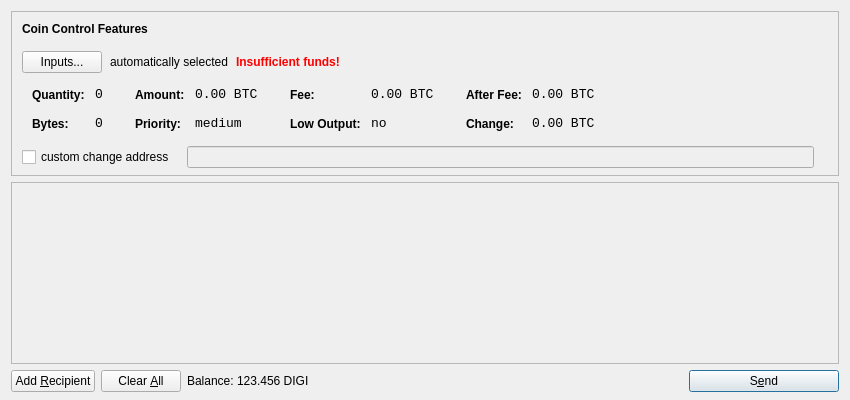
<?xml version="1.0" encoding="UTF-8"?>
<ui version="4.0">
 <class>SendCoinsDialog</class>
 <widget class="QDialog" name="SendCoinsDialog">
  <property name="geometry">
   <rect>
    <x>0</x>
    <y>0</y>
    <width>850</width>
    <height>400</height>
   </rect>
  </property>
  <property name="windowTitle">
   <string>Send Coins</string>
  </property>
  <layout class="QVBoxLayout" name="verticalLayout" stretch="0,1,0">
   <property name="bottomMargin">
    <number>8</number>
   </property>
   <item>
    <widget class="QFrame" name="frameCoinControl">
     <property name="sizePolicy">
      <sizepolicy hsizetype="Expanding" vsizetype="Expanding">
       <horstretch>0</horstretch>
       <verstretch>0</verstretch>
      </sizepolicy>
     </property>
     <property name="maximumSize">
      <size>
       <width>16777215</width>
       <height>16777215</height>
      </size>
     </property>
     <property name="frameShape">
      <enum>QFrame::StyledPanel</enum>
     </property>
     <property name="frameShadow">
      <enum>QFrame::Sunken</enum>
     </property>
     <layout class="QVBoxLayout" name="verticalLayoutCoinControl2">
      <property name="spacing">
       <number>-1</number>
      </property>
      <property name="leftMargin">
       <number>0</number>
      </property>
      <property name="topMargin">
       <number>0</number>
      </property>
      <property name="rightMargin">
       <number>0</number>
      </property>
      <property name="bottomMargin">
       <number>6</number>
      </property>
      <item>
       <layout class="QVBoxLayout" name="verticalLayoutCoinControl" stretch="0,0,0,0,1">
        <property name="spacing">
         <number>0</number>
        </property>
        <property name="leftMargin">
         <number>10</number>
        </property>
        <property name="topMargin">
         <number>10</number>
        </property>
        <item>
         <layout class="QHBoxLayout" name="horizontalLayoutCoinControl1">
          <property name="bottomMargin">
           <number>15</number>
          </property>
          <item>
           <widget class="QLabel" name="labelCoinControlFeatures">
            <property name="sizePolicy">
             <sizepolicy hsizetype="Preferred" vsizetype="Maximum">
              <horstretch>0</horstretch>
              <verstretch>0</verstretch>
             </sizepolicy>
            </property>
            <property name="font">
             <font>
              <weight>75</weight>
              <bold>true</bold>
             </font>
            </property>
            <property name="styleSheet">
             <string notr="true">font-weight:bold;</string>
            </property>
            <property name="text">
             <string>Coin Control Features</string>
            </property>
           </widget>
          </item>
         </layout>
        </item>
        <item>
         <layout class="QHBoxLayout" name="horizontalLayoutCoinControl2" stretch="0,0,0,0">
          <property name="spacing">
           <number>8</number>
          </property>
          <property name="bottomMargin">
           <number>10</number>
          </property>
          <item>
           <widget class="QPushButton" name="pushButtonCoinControl">
            <property name="styleSheet">
             <string notr="true"/>
            </property>
            <property name="text">
             <string>Inputs...</string>
            </property>
           </widget>
          </item>
          <item>
           <widget class="QLabel" name="labelCoinControlAutomaticallySelected">
            <property name="text">
             <string>automatically selected</string>
            </property>
            <property name="margin">
             <number>5</number>
            </property>
           </widget>
          </item>
          <item>
           <widget class="QLabel" name="labelCoinControlInsuffFunds">
            <property name="font">
             <font>
              <weight>75</weight>
              <bold>true</bold>
             </font>
            </property>
            <property name="styleSheet">
             <string notr="true">color:red;font-weight:bold;</string>
            </property>
            <property name="text">
             <string>Insufficient funds!</string>
            </property>
            <property name="margin">
             <number>5</number>
            </property>
           </widget>
          </item>
          <item>
           <spacer name="horizontalSpacerCoinControl">
            <property name="orientation">
             <enum>Qt::Horizontal</enum>
            </property>
            <property name="sizeHint" stdset="0">
             <size>
              <width>40</width>
              <height>1</height>
             </size>
            </property>
           </spacer>
          </item>
         </layout>
        </item>
        <item>
         <widget class="QWidget" name="widgetCoinControl" native="true">
          <property name="sizePolicy">
           <sizepolicy hsizetype="Preferred" vsizetype="Preferred">
            <horstretch>0</horstretch>
            <verstretch>0</verstretch>
           </sizepolicy>
          </property>
          <property name="minimumSize">
           <size>
            <width>0</width>
            <height>0</height>
           </size>
          </property>
          <property name="styleSheet">
           <string notr="true"/>
          </property>
          <layout class="QHBoxLayout" name="horizontalLayoutCoinControl5">
           <property name="margin">
            <number>0</number>
           </property>
           <item>
            <layout class="QHBoxLayout" name="horizontalLayoutCoinControl3" stretch="0,0,0,1">
             <property name="spacing">
              <number>20</number>
             </property>
             <property name="topMargin">
              <number>0</number>
             </property>
             <property name="bottomMargin">
              <number>10</number>
             </property>
             <item>
              <layout class="QFormLayout" name="formLayoutCoinControl1">
               <property name="horizontalSpacing">
                <number>10</number>
               </property>
               <property name="verticalSpacing">
                <number>14</number>
               </property>
               <property name="leftMargin">
                <number>10</number>
               </property>
               <property name="topMargin">
                <number>4</number>
               </property>
               <property name="rightMargin">
                <number>6</number>
               </property>
               <item row="0" column="0">
                <widget class="QLabel" name="labelCoinControlQuantityText">
                 <property name="styleSheet">
                  <string notr="true">font-weight:bold;</string>
                 </property>
                 <property name="text">
                  <string>Quantity:</string>
                 </property>
                 <property name="margin">
                  <number>0</number>
                 </property>
                </widget>
               </item>
               <item row="0" column="1">
                <widget class="QLabel" name="labelCoinControlQuantity">
                 <property name="font">
                  <font>
                   <family>Monospace</family>
                   <pointsize>10</pointsize>
                  </font>
                 </property>
                 <property name="cursor">
                  <cursorShape>IBeamCursor</cursorShape>
                 </property>
                 <property name="contextMenuPolicy">
                  <enum>Qt::ActionsContextMenu</enum>
                 </property>
                 <property name="text">
                  <string notr="true">0</string>
                 </property>
                 <property name="margin">
                  <number>0</number>
                 </property>
                 <property name="textInteractionFlags">
                  <set>Qt::LinksAccessibleByMouse|Qt::TextSelectableByKeyboard|Qt::TextSelectableByMouse</set>
                 </property>
                </widget>
               </item>
               <item row="1" column="0">
                <widget class="QLabel" name="labelCoinControlBytesText">
                 <property name="styleSheet">
                  <string notr="true">font-weight:bold;</string>
                 </property>
                 <property name="text">
                  <string>Bytes:</string>
                 </property>
                </widget>
               </item>
               <item row="1" column="1">
                <widget class="QLabel" name="labelCoinControlBytes">
                 <property name="font">
                  <font>
                   <family>Monospace</family>
                   <pointsize>10</pointsize>
                  </font>
                 </property>
                 <property name="cursor">
                  <cursorShape>IBeamCursor</cursorShape>
                 </property>
                 <property name="contextMenuPolicy">
                  <enum>Qt::ActionsContextMenu</enum>
                 </property>
                 <property name="text">
                  <string notr="true">0</string>
                 </property>
                 <property name="textInteractionFlags">
                  <set>Qt::LinksAccessibleByMouse|Qt::TextSelectableByKeyboard|Qt::TextSelectableByMouse</set>
                 </property>
                </widget>
               </item>
              </layout>
             </item>
             <item>
              <layout class="QFormLayout" name="formLayoutCoinControl2">
               <property name="horizontalSpacing">
                <number>10</number>
               </property>
               <property name="verticalSpacing">
                <number>14</number>
               </property>
               <property name="leftMargin">
                <number>6</number>
               </property>
               <property name="topMargin">
                <number>4</number>
               </property>
               <property name="rightMargin">
                <number>6</number>
               </property>
               <item row="0" column="0">
                <widget class="QLabel" name="labelCoinControlAmountText">
                 <property name="styleSheet">
                  <string notr="true">font-weight:bold;</string>
                 </property>
                 <property name="text">
                  <string>Amount:</string>
                 </property>
                 <property name="margin">
                  <number>0</number>
                 </property>
                </widget>
               </item>
               <item row="0" column="1">
                <widget class="QLabel" name="labelCoinControlAmount">
                 <property name="font">
                  <font>
                   <family>Monospace</family>
                   <pointsize>10</pointsize>
                  </font>
                 </property>
                 <property name="cursor">
                  <cursorShape>IBeamCursor</cursorShape>
                 </property>
                 <property name="contextMenuPolicy">
                  <enum>Qt::ActionsContextMenu</enum>
                 </property>
                 <property name="text">
                  <string notr="true">0.00 BTC</string>
                 </property>
                 <property name="textInteractionFlags">
                  <set>Qt::LinksAccessibleByMouse|Qt::TextSelectableByKeyboard|Qt::TextSelectableByMouse</set>
                 </property>
                </widget>
               </item>
               <item row="1" column="0">
                <widget class="QLabel" name="labelCoinControlPriorityText">
                 <property name="styleSheet">
                  <string notr="true">font-weight:bold;</string>
                 </property>
                 <property name="text">
                  <string>Priority:</string>
                 </property>
                </widget>
               </item>
               <item row="1" column="1">
                <widget class="QLabel" name="labelCoinControlPriority">
                 <property name="font">
                  <font>
                   <family>Monospace</family>
                   <pointsize>10</pointsize>
                  </font>
                 </property>
                 <property name="cursor">
                  <cursorShape>IBeamCursor</cursorShape>
                 </property>
                 <property name="contextMenuPolicy">
                  <enum>Qt::ActionsContextMenu</enum>
                 </property>
                 <property name="text">
                  <string>medium</string>
                 </property>
                 <property name="textInteractionFlags">
                  <set>Qt::LinksAccessibleByMouse|Qt::TextSelectableByKeyboard|Qt::TextSelectableByMouse</set>
                 </property>
                </widget>
               </item>
              </layout>
             </item>
             <item>
              <layout class="QFormLayout" name="formLayoutCoinControl3">
               <property name="horizontalSpacing">
                <number>10</number>
               </property>
               <property name="verticalSpacing">
                <number>14</number>
               </property>
               <property name="leftMargin">
                <number>6</number>
               </property>
               <property name="topMargin">
                <number>4</number>
               </property>
               <property name="rightMargin">
                <number>6</number>
               </property>
               <item row="0" column="0">
                <widget class="QLabel" name="labelCoinControlFeeText">
                 <property name="styleSheet">
                  <string notr="true">font-weight:bold;</string>
                 </property>
                 <property name="text">
                  <string>Fee:</string>
                 </property>
                 <property name="margin">
                  <number>0</number>
                 </property>
                </widget>
               </item>
               <item row="0" column="1">
                <widget class="QLabel" name="labelCoinControlFee">
                 <property name="font">
                  <font>
                   <family>Monospace</family>
                   <pointsize>10</pointsize>
                  </font>
                 </property>
                 <property name="cursor">
                  <cursorShape>IBeamCursor</cursorShape>
                 </property>
                 <property name="contextMenuPolicy">
                  <enum>Qt::ActionsContextMenu</enum>
                 </property>
                 <property name="text">
                  <string notr="true">0.00 BTC</string>
                 </property>
                 <property name="textInteractionFlags">
                  <set>Qt::LinksAccessibleByMouse|Qt::TextSelectableByKeyboard|Qt::TextSelectableByMouse</set>
                 </property>
                </widget>
               </item>
               <item row="1" column="0">
                <widget class="QLabel" name="labelCoinControlLowOutputText">
                 <property name="styleSheet">
                  <string notr="true">font-weight:bold;</string>
                 </property>
                 <property name="text">
                  <string>Low Output:</string>
                 </property>
                </widget>
               </item>
               <item row="1" column="1">
                <widget class="QLabel" name="labelCoinControlLowOutput">
                 <property name="font">
                  <font>
                   <family>Monospace</family>
                   <pointsize>10</pointsize>
                  </font>
                 </property>
                 <property name="cursor">
                  <cursorShape>IBeamCursor</cursorShape>
                 </property>
                 <property name="contextMenuPolicy">
                  <enum>Qt::ActionsContextMenu</enum>
                 </property>
                 <property name="text">
                  <string>no</string>
                 </property>
                 <property name="textInteractionFlags">
                  <set>Qt::LinksAccessibleByMouse|Qt::TextSelectableByKeyboard|Qt::TextSelectableByMouse</set>
                 </property>
                </widget>
               </item>
              </layout>
             </item>
             <item>
              <layout class="QFormLayout" name="formLayoutCoinControl4">
               <property name="horizontalSpacing">
                <number>10</number>
               </property>
               <property name="verticalSpacing">
                <number>14</number>
               </property>
               <property name="leftMargin">
                <number>6</number>
               </property>
               <property name="topMargin">
                <number>4</number>
               </property>
               <property name="rightMargin">
                <number>6</number>
               </property>
               <item row="0" column="0">
                <widget class="QLabel" name="labelCoinControlAfterFeeText">
                 <property name="styleSheet">
                  <string notr="true">font-weight:bold;</string>
                 </property>
                 <property name="text">
                  <string>After Fee:</string>
                 </property>
                 <property name="margin">
                  <number>0</number>
                 </property>
                </widget>
               </item>
               <item row="0" column="1">
                <widget class="QLabel" name="labelCoinControlAfterFee">
                 <property name="font">
                  <font>
                   <family>Monospace</family>
                   <pointsize>10</pointsize>
                  </font>
                 </property>
                 <property name="cursor">
                  <cursorShape>IBeamCursor</cursorShape>
                 </property>
                 <property name="contextMenuPolicy">
                  <enum>Qt::ActionsContextMenu</enum>
                 </property>
                 <property name="text">
                  <string notr="true">0.00 BTC</string>
                 </property>
                 <property name="textInteractionFlags">
                  <set>Qt::LinksAccessibleByMouse|Qt::TextSelectableByKeyboard|Qt::TextSelectableByMouse</set>
                 </property>
                </widget>
               </item>
               <item row="1" column="0">
                <widget class="QLabel" name="labelCoinControlChangeText">
                 <property name="styleSheet">
                  <string notr="true">font-weight:bold;</string>
                 </property>
                 <property name="text">
                  <string>Change:</string>
                 </property>
                </widget>
               </item>
               <item row="1" column="1">
                <widget class="QLabel" name="labelCoinControlChange">
                 <property name="font">
                  <font>
                   <family>Monospace</family>
                   <pointsize>10</pointsize>
                  </font>
                 </property>
                 <property name="cursor">
                  <cursorShape>IBeamCursor</cursorShape>
                 </property>
                 <property name="contextMenuPolicy">
                  <enum>Qt::ActionsContextMenu</enum>
                 </property>
                 <property name="text">
                  <string notr="true">0.00 BTC</string>
                 </property>
                 <property name="textInteractionFlags">
                  <set>Qt::LinksAccessibleByMouse|Qt::TextSelectableByKeyboard|Qt::TextSelectableByMouse</set>
                 </property>
                </widget>
               </item>
              </layout>
             </item>
            </layout>
           </item>
          </layout>
         </widget>
        </item>
        <item>
         <layout class="QHBoxLayout" name="horizontalLayoutCoinControl4" stretch="0,0,0">
          <property name="spacing">
           <number>12</number>
          </property>
          <property name="sizeConstraint">
           <enum>QLayout::SetDefaultConstraint</enum>
          </property>
          <property name="topMargin">
           <number>5</number>
          </property>
          <property name="rightMargin">
           <number>5</number>
          </property>
          <item>
           <widget class="QCheckBox" name="checkBoxCoinControlChange">
            <property name="text">
             <string>custom change address</string>
            </property>
           </widget>
          </item>
          <item>
           <widget class="QLineEdit" name="lineEditCoinControlChange">
            <property name="enabled">
             <bool>false</bool>
            </property>
            <property name="sizePolicy">
             <sizepolicy hsizetype="Expanding" vsizetype="Fixed">
              <horstretch>0</horstretch>
              <verstretch>0</verstretch>
             </sizepolicy>
            </property>
           </widget>
          </item>
          <item>
           <widget class="QLabel" name="labelCoinControlChangeLabel">
            <property name="sizePolicy">
             <sizepolicy hsizetype="Preferred" vsizetype="Expanding">
              <horstretch>0</horstretch>
              <verstretch>0</verstretch>
             </sizepolicy>
            </property>
            <property name="minimumSize">
             <size>
              <width>0</width>
              <height>0</height>
             </size>
            </property>
            <property name="text">
             <string/>
            </property>
            <property name="margin">
             <number>3</number>
            </property>
           </widget>
          </item>
         </layout>
        </item>
        <item>
         <spacer name="verticalSpacerCoinControl">
          <property name="orientation">
           <enum>Qt::Vertical</enum>
          </property>
          <property name="sizeHint" stdset="0">
           <size>
            <width>800</width>
            <height>1</height>
           </size>
          </property>
         </spacer>
        </item>
       </layout>
      </item>
     </layout>
    </widget>
   </item>
   <item>
    <widget class="QScrollArea" name="scrollArea">
     <property name="widgetResizable">
      <bool>true</bool>
     </property>
     <widget class="QWidget" name="scrollAreaWidgetContents">
      <property name="geometry">
       <rect>
        <x>0</x>
        <y>0</y>
        <width>830</width>
        <height>165</height>
       </rect>
      </property>
      <layout class="QVBoxLayout" name="verticalLayout_2">
       <property name="margin">
        <number>0</number>
       </property>
       <item>
        <layout class="QVBoxLayout" name="entries">
         <property name="spacing">
          <number>6</number>
         </property>
        </layout>
       </item>
       <item>
        <spacer name="verticalSpacer">
         <property name="orientation">
          <enum>Qt::Vertical</enum>
         </property>
         <property name="sizeHint" stdset="0">
          <size>
           <width>20</width>
           <height>40</height>
          </size>
         </property>
        </spacer>
       </item>
      </layout>
     </widget>
    </widget>
   </item>
   <item>
    <layout class="QHBoxLayout" name="horizontalLayout">
     <item>
      <widget class="QPushButton" name="addButton">
       <property name="toolTip">
        <string>Send to multiple recipients at once</string>
       </property>
       <property name="text">
        <string>Add &amp;Recipient</string>
       </property>
       <property name="icon">
        <iconset resource="../bitcoin.qrc">
         <normaloff>:/icons/add</normaloff>:/icons/add</iconset>
       </property>
       <property name="autoDefault">
        <bool>false</bool>
       </property>
      </widget>
     </item>
     <item>
      <widget class="QPushButton" name="clearButton">
       <property name="sizePolicy">
        <sizepolicy hsizetype="Minimum" vsizetype="Fixed">
         <horstretch>0</horstretch>
         <verstretch>0</verstretch>
        </sizepolicy>
       </property>
       <property name="toolTip">
        <string>Remove all transaction fields</string>
       </property>
       <property name="text">
        <string>Clear &amp;All</string>
       </property>
       <property name="icon">
        <iconset resource="../bitcoin.qrc">
         <normaloff>:/icons/remove</normaloff>:/icons/remove</iconset>
       </property>
       <property name="autoRepeatDelay">
        <number>300</number>
       </property>
       <property name="autoDefault">
        <bool>false</bool>
       </property>
      </widget>
     </item>
     <item>
      <layout class="QHBoxLayout" name="horizontalLayout_2">
       <property name="spacing">
        <number>3</number>
       </property>
       <item>
        <widget class="QLabel" name="label">
         <property name="text">
          <string>Balance:</string>
         </property>
        </widget>
       </item>
       <item>
        <widget class="QLabel" name="labelBalance">
         <property name="cursor">
          <cursorShape>IBeamCursor</cursorShape>
         </property>
         <property name="text">
          <string>123.456 DIGI</string>
         </property>
         <property name="textInteractionFlags">
          <set>Qt::LinksAccessibleByMouse|Qt::TextSelectableByKeyboard|Qt::TextSelectableByMouse</set>
         </property>
        </widget>
       </item>
      </layout>
     </item>
     <item>
      <spacer name="horizontalSpacer">
       <property name="orientation">
        <enum>Qt::Horizontal</enum>
       </property>
       <property name="sizeHint" stdset="0">
        <size>
         <width>40</width>
         <height>20</height>
        </size>
       </property>
      </spacer>
     </item>
     <item>
      <widget class="QPushButton" name="sendButton">
       <property name="minimumSize">
        <size>
         <width>150</width>
         <height>0</height>
        </size>
       </property>
       <property name="toolTip">
        <string>Confirm the send action</string>
       </property>
       <property name="text">
        <string>S&amp;end</string>
       </property>
       <property name="icon">
        <iconset resource="../bitcoin.qrc">
         <normaloff>:/icons/send</normaloff>:/icons/send</iconset>
       </property>
       <property name="default">
        <bool>true</bool>
       </property>
      </widget>
     </item>
    </layout>
   </item>
  </layout>
 </widget>
 <resources>
  <include location="../bitcoin.qrc"/>
 </resources>
 <connections/>
</ui>
